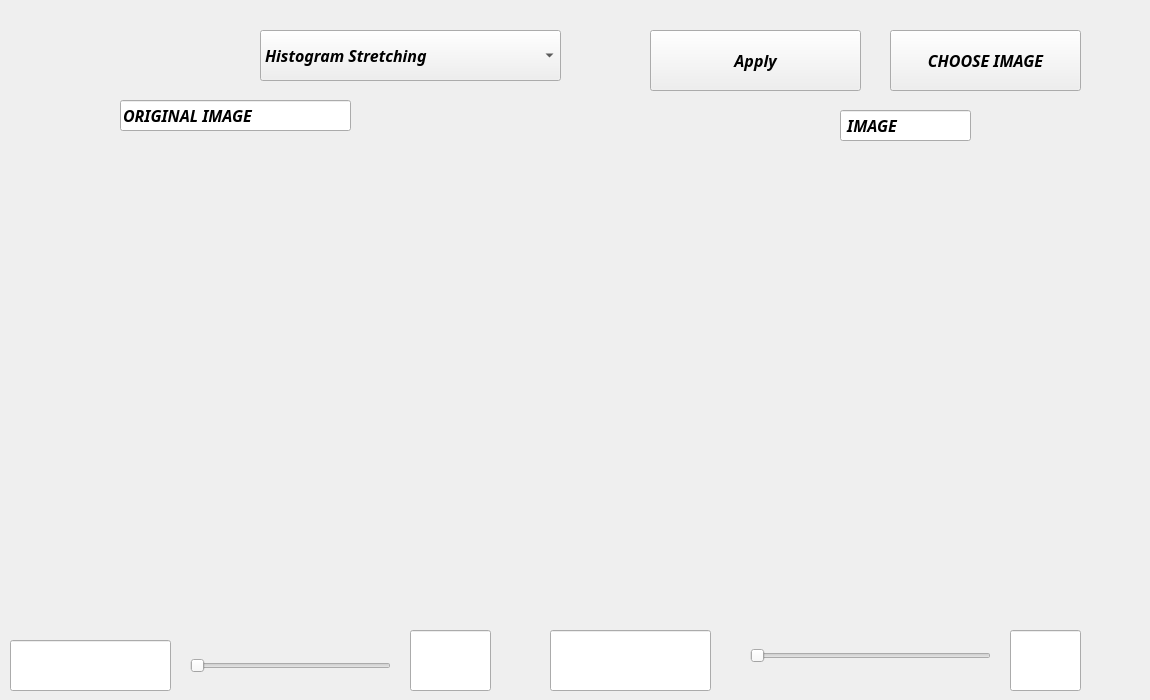
    <widget class="QWidget" name="page_6">
     <widget class="QComboBox" name="cb_HMW3">
      <property name="geometry">
       <rect>
        <x>260</x>
        <y>30</y>
        <width>301</width>
        <height>51</height>
       </rect>
      </property>
      <property name="font">
       <font>
        <family>Lucida Handwriting</family>
        <pointsize>12</pointsize>
        <weight>75</weight>
        <italic>true</italic>
        <bold>true</bold>
       </font>
      </property>
      <item>
       <property name="text">
        <string>Histogram Stretching</string>
       </property>
      </item>
      <item>
       <property name="text">
        <string>Histogram Equalization</string>
       </property>
      </item>
      <item>
       <property name="text">
        <string>Transfer Function</string>
       </property>
      </item>
      <item>
       <property name="text">
        <string>Add Intensity</string>
       </property>
      </item>
      <item>
       <property name="text">
        <string>Subtract Intensity</string>
       </property>
      </item>
     </widget>
     <widget class="QPushButton" name="pb_Applyhistog">
      <property name="geometry">
       <rect>
        <x>650</x>
        <y>30</y>
        <width>211</width>
        <height>61</height>
       </rect>
      </property>
      <property name="font">
       <font>
        <family>Lucida Handwriting</family>
        <pointsize>12</pointsize>
        <weight>75</weight>
        <italic>true</italic>
        <bold>true</bold>
       </font>
      </property>
      <property name="text">
       <string>Apply</string>
      </property>
     </widget>
     <widget class="QSlider" name="highValue">
      <property name="geometry">
       <rect>
        <x>190</x>
        <y>640</y>
        <width>201</width>
        <height>51</height>
       </rect>
      </property>
      <property name="font">
       <font>
        <family>Lucida Handwriting</family>
        <weight>75</weight>
        <italic>true</italic>
        <bold>true</bold>
       </font>
      </property>
      <property name="maximum">
       <number>255</number>
      </property>
      <property name="orientation">
       <enum>Qt::Horizontal</enum>
      </property>
     </widget>
     <widget class="QLineEdit" name="le_Highvalue">
      <property name="geometry">
       <rect>
        <x>410</x>
        <y>630</y>
        <width>81</width>
        <height>61</height>
       </rect>
      </property>
      <property name="font">
       <font>
        <family>Lucida Handwriting</family>
        <pointsize>12</pointsize>
        <weight>75</weight>
        <italic>true</italic>
        <bold>true</bold>
       </font>
      </property>
     </widget>
     <widget class="QLineEdit" name="le_Hist2">
      <property name="geometry">
       <rect>
        <x>550</x>
        <y>630</y>
        <width>161</width>
        <height>61</height>
       </rect>
      </property>
      <property name="font">
       <font>
        <family>Lucida Handwriting</family>
        <pointsize>12</pointsize>
        <weight>75</weight>
        <italic>true</italic>
        <bold>true</bold>
       </font>
      </property>
      <property name="text">
       <string/>
      </property>
     </widget>
     <widget class="QSlider" name="highValue_2">
      <property name="geometry">
       <rect>
        <x>750</x>
        <y>630</y>
        <width>241</width>
        <height>51</height>
       </rect>
      </property>
      <property name="font">
       <font>
        <family>Lucida Handwriting</family>
        <weight>75</weight>
        <italic>true</italic>
        <bold>true</bold>
       </font>
      </property>
      <property name="maximum">
       <number>255</number>
      </property>
      <property name="orientation">
       <enum>Qt::Horizontal</enum>
      </property>
     </widget>
     <widget class="QLineEdit" name="le_Lowvalue">
      <property name="geometry">
       <rect>
        <x>1010</x>
        <y>630</y>
        <width>71</width>
        <height>61</height>
       </rect>
      </property>
      <property name="font">
       <font>
        <family>Lucida Handwriting</family>
        <pointsize>12</pointsize>
        <weight>75</weight>
        <italic>true</italic>
        <bold>true</bold>
       </font>
      </property>
     </widget>
     <widget class="QLineEdit" name="le_Hist1">
      <property name="geometry">
       <rect>
        <x>10</x>
        <y>640</y>
        <width>161</width>
        <height>51</height>
       </rect>
      </property>
      <property name="font">
       <font>
        <family>Lucida Handwriting</family>
        <pointsize>12</pointsize>
        <weight>75</weight>
        <italic>true</italic>
        <bold>true</bold>
       </font>
      </property>
      <property name="text">
       <string/>
      </property>
     </widget>
     <widget class="QLineEdit" name="line_factor_9">
      <property name="geometry">
       <rect>
        <x>120</x>
        <y>100</y>
        <width>231</width>
        <height>31</height>
       </rect>
      </property>
      <property name="font">
       <font>
        <family>Lucida Handwriting</family>
        <pointsize>12</pointsize>
        <weight>75</weight>
        <italic>true</italic>
        <bold>true</bold>
       </font>
      </property>
      <property name="text">
       <string>ORIGINAL IMAGE</string>
      </property>
     </widget>
     <widget class="QLineEdit" name="line_factor_10">
      <property name="geometry">
       <rect>
        <x>840</x>
        <y>110</y>
        <width>131</width>
        <height>31</height>
       </rect>
      </property>
      <property name="font">
       <font>
        <family>Lucida Handwriting</family>
        <pointsize>12</pointsize>
        <weight>75</weight>
        <italic>true</italic>
        <bold>true</bold>
       </font>
      </property>
      <property name="text">
       <string> IMAGE</string>
      </property>
     </widget>
     <widget class="QLabel" name="l_image_9">
      <property name="geometry">
       <rect>
        <x>0</x>
        <y>150</y>
        <width>551</width>
        <height>461</height>
       </rect>
      </property>
      <property name="text">
       <string/>
      </property>
     </widget>
     <widget class="QLabel" name="l_image_10">
      <property name="geometry">
       <rect>
        <x>580</x>
        <y>150</y>
        <width>561</width>
        <height>461</height>
       </rect>
      </property>
      <property name="text">
       <string/>
      </property>
     </widget>
     <widget class="QPushButton" name="pb_Choose_5">
      <property name="geometry">
       <rect>
        <x>890</x>
        <y>30</y>
        <width>191</width>
        <height>61</height>
       </rect>
      </property>
      <property name="font">
       <font>
        <family>Lucida Handwriting</family>
        <pointsize>12</pointsize>
        <weight>75</weight>
        <italic>true</italic>
        <bold>true</bold>
       </font>
      </property>
      <property name="text">
       <string>CHOOSE IMAGE</string>
      </property>
     </widget>
    </widget>
